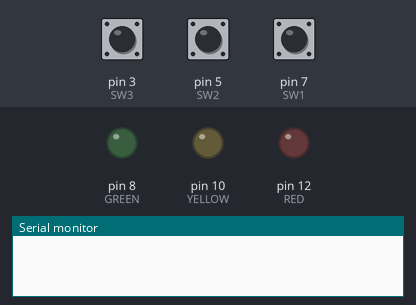
Bench run of a sketch on a simulated Arduino Uno, built with avr-gcc and run on an emulated ATmega328P. Parts: output pins drawn as LEDs (lit = HIGH), the last lines printed to the serial monitor. Dashed ring = blinking. The inputs (shaded band) are chosen by the test bench; at power-on: pin 3 (SW3) LOW, pin 5 (SW2) LOW, pin 7 (SW1) LOW.

Above: at 1.2 s.
1.3 s: pin 3 (SW3) pulled HIGH for 0.15 s
At 3.9 s:
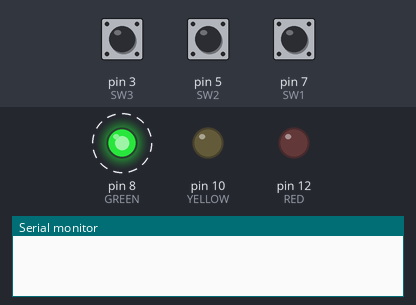
4.4 s: pin 5 (SW2) pulled HIGH for 0.15 s
At 4.65 s:
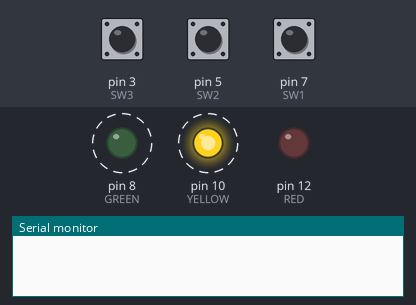
7.5 s: pin 7 (SW1) pulled HIGH for 0.15 s
At 7.77 s:
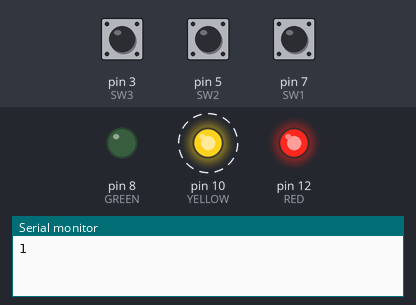
10.5 s: pin 3 (SW3) pulled HIGH for 1 s
At 14.33 s:
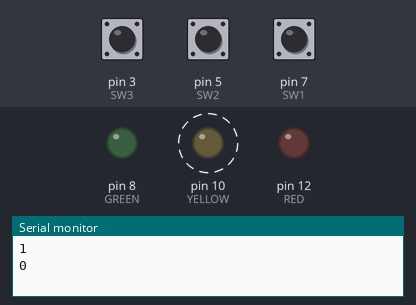
14.5 s: pin 3 (SW3) pulled HIGH for 3.2 s
At 17.15 s:
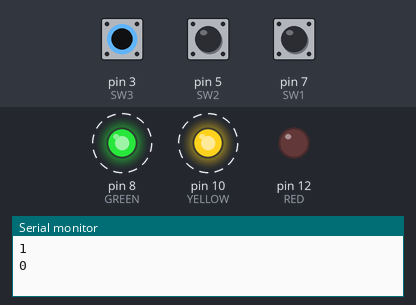
19.2 s: pin 5 (SW2) pulled HIGH for 1 s
At 19.5 s:
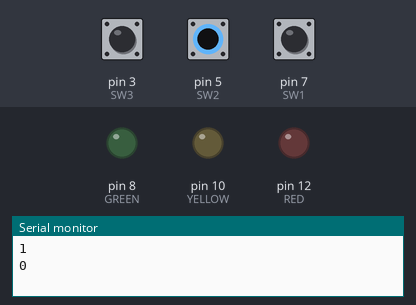
Timing chart, 0 to 22.2 s (numbered marks = the images above; inputs shaded):
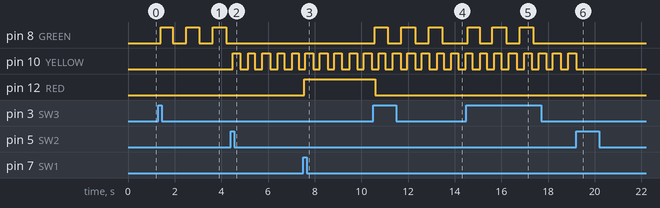

The sketch:

04_0074_0530.ino
```cpp
#include <Arduino_FreeRTOS.h>
#include "queue.h"
#define RED 12
#define YELLOW 10
#define GREEN 8
#define SW1 7
#define SW2 5
#define SW3 3
QueueHandle_t ledQueueG;
QueueHandle_t ledQueueY;
QueueHandle_t ledQueueR;

void setup(){
    Serial.begin(115200);
    ledQueueG =  xQueueCreate(5,sizeof(int32_t));
    ledQueueY =  xQueueCreate(5,sizeof(int32_t));
    ledQueueR =  xQueueCreate(5,sizeof(int32_t));
    xTaskCreate(vSenderTaskG,"Sender Task GREEN",128,NULL,1,NULL);
    xTaskCreate(vSenderTaskY,"Sender Task GREEN",128,NULL,1,NULL);
    xTaskCreate(vSenderTaskR,"Sender Task GREEN",128,NULL,1,NULL);
    xTaskCreate(vReceiverTaskG,"Receiver Task GREEN", 64,NULL, 1, NULL);
    xTaskCreate(vReceiverTaskY,"Receiver Task YELLOW", 64,NULL, 1, NULL);
    xTaskCreate(vReceiverTaskR,"Receiver Task RED", 64,NULL, 1, NULL);
}


void vSenderTaskG(void *pvParameters){
    int32_t valueToSendG = 0;
    pinMode(SW3, INPUT);
    int buttonStateG = LOW;
    int lastButtonStateG = LOW;
    unsigned long lastDebounceTimeG = 0;
    unsigned long debounceDelay = 50;

    while(1){
      int readingG = digitalRead(SW3);
      if (readingG != lastButtonStateG){
        lastDebounceTimeG = millis();
      }
      if ((millis() - lastDebounceTimeG) > debounceDelay){
        if (readingG != buttonStateG){
          buttonStateG = readingG;
          valueToSendG = buttonStateG;
          if(buttonStateG == HIGH){
            xQueueSend(ledQueueG,&valueToSendG,0);
            vTaskDelay(10);
          }
        }
      }
      lastButtonStateG = readingG;
    }
}

void vSenderTaskY(void *pvParameters){
    int32_t valueToSendY = 0;
    pinMode(SW2, INPUT);
    unsigned long debounceDelay = 50;
    int buttonStateY = LOW;
    int lastButtonStateY = LOW;
    unsigned long lastDebounceTimeY = 0;

    while(1){
      int readingY = digitalRead(SW2);
      if (readingY != lastButtonStateY){
        lastDebounceTimeY = millis();
      }
      if ((millis() - lastDebounceTimeY) > debounceDelay){
        if (readingY != buttonStateY){
          buttonStateY = readingY;
          valueToSendY = buttonStateY;
          if(buttonStateY == HIGH){
            xQueueSend(ledQueueY,&valueToSendY,0);
            vTaskDelay(10);
          }
        }
      }
      lastButtonStateY = readingY;
    }
}

void vSenderTaskR(void *pvParameters){
    int32_t valueToSendR = 0;
    pinMode(SW1, INPUT);
    unsigned long debounceDelay = 50;
    int buttonStateR = LOW;
    int lastButtonStateR = LOW;
    unsigned long lastDebounceTimeR = 0;
    while(1){
      int readingR = digitalRead(SW1);
      if (readingR != lastButtonStateR){
        lastDebounceTimeR = millis();
      }
      if ((millis() - lastDebounceTimeR) > debounceDelay){
        if (readingR != buttonStateR){
          buttonStateR = readingR;
          valueToSendR = buttonStateR;
          Serial.println(buttonStateR);
          if(buttonStateR == HIGH){
            xQueueSend(ledQueueR,&valueToSendR,0);
            vTaskDelay(10);
          }
        }
      }
      lastButtonStateR = readingR;
    }
}

void vReceiverTaskG(void *pvParameters){
    int32_t valueReceived;
    const TickType_t xTicksToWait= pdMS_TO_TICKS(100);
    pinMode(GREEN, OUTPUT);
    int check = 1;
    unsigned long startBlink = 0;
    unsigned long startTime = 0;
    while(1){
      int temp = xQueueReceive(ledQueueG,&valueReceived,xTicksToWait);
      if(temp==1 && check){
        startTime = millis();
        startBlink = millis();
        digitalWrite(GREEN, HIGH);
        check = 0;
      }
      if(millis()-startTime>=3000 and startTime != 0){
        check = 1;
        digitalWrite(GREEN, LOW);
      } else {
        if(millis()-startBlink >= 500 and startBlink != 0){
          digitalWrite(GREEN, !digitalRead(GREEN));
          startBlink = millis();
        }
      }
      vTaskDelay(1);
    }
}

void vReceiverTaskY(void *pvParameters){
    int32_t valueReceived;
    const TickType_t xTicksToWait= pdMS_TO_TICKS(100);
    pinMode(YELLOW, OUTPUT);
    unsigned long startBlink;
    unsigned long startTime=0;
    int blinkCheck = 0;
    while(1){
      if(xQueueReceive(ledQueueY,&valueReceived,xTicksToWait) == 1){
           blinkCheck = !blinkCheck;
           startTime = millis();
           startBlink = millis();
           digitalWrite(YELLOW, HIGH);
      }
      if(blinkCheck == 1){
        if(millis()-startBlink >= 200){
            digitalWrite(YELLOW, !digitalRead(YELLOW));
            startBlink = millis();
        }
      } else {
        digitalWrite(YELLOW, LOW);
      }
      vTaskDelay(10);
    }
}

int counter=0;

void vReceiverTaskR(void *pvParameters){
    int32_t valueReceived;
    const TickType_t xTicksToWait= pdMS_TO_TICKS(100);
    pinMode(RED, OUTPUT);
    unsigned long startTime=0;
    while(1){
      int temp = xQueueReceive(ledQueueR,&valueReceived,xTicksToWait);
//      Serial.println(temp);
      if(temp == 1){
        if(counter==0){
          startTime = millis();
          digitalWrite(RED, HIGH);
        }
        counter++;

      }
      if(millis() - startTime >= 3000*counter){

        digitalWrite(RED, LOW);
        counter = 0;
      }
      vTaskDelay(1);
    }
}

void loop(){
}
```

Measured:
- after the input at 1.3 s, pin 8 (GREEN): alternates HIGH for 0.54 s and LOW for 0.58 s, starting after 0.10 s
- after the input at 4.4 s, pin 10 (YELLOW): alternates HIGH for 0.29 s and LOW for 0.33 s, starting after 0.09 s
- after the input at 7.5 s, pin 12 (RED): LOW → HIGH after 0.06 s
- after the input at 10.5 s, pin 8 (GREEN): alternates HIGH for 0.58 s and LOW for 0.58 s, starting after 0.08 s
- after the input at 14.5 s, pin 8 (GREEN): alternates HIGH for 0.58 s and LOW for 0.56 s, 6 changes in all, then stays LOW, starting after 0.05 s
- after the input at 19.2 s, pin 10 (YELLOW): goes on until 19.2 s, then stays LOW
